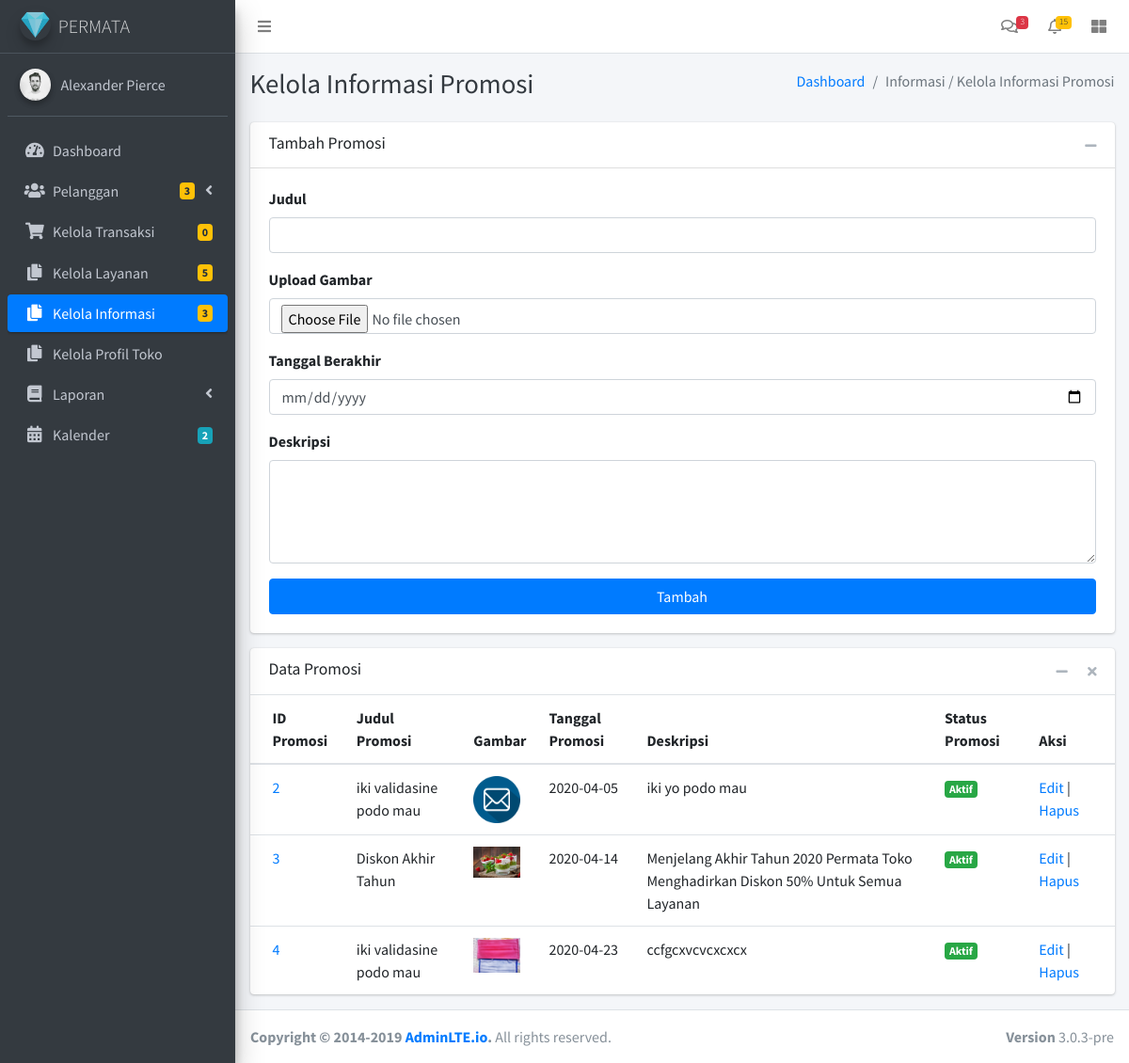
/admin_permata/project/views/info.php, run on the app's committed database.
### tables this page shows
CREATE TABLE `tb_promosi` (
  `id_info` int(11) NOT NULL,
  `judul_info` varchar(50) NOT NULL,
  `gambar_info` varchar(50) NOT NULL,
  `tgl_info` date NOT NULL,
  `tgl_akhir` date DEFAULT NULL,
  `deskripsi_info` varchar(200) NOT NULL,
  `status_info` enum('Aktif','Tidak Aktif') NOT NULL
);

### admin_permata/project/views/info.php (the view, shortened to what this page needs)
<?php
include_once "main.php";
?>
<aside class="main-sidebar sidebar-dark-primary elevation-4">
    <a href="dashboard_admin.php" class="brand-link">
        <img src="../../../image/icon/diamond.png" alt="AdminLTE Logo" class="brand-image img-circle elevation-3" style="opacity: .8">
        <span class="brand-text font-weight-light">PERMATA</span>
    </a>
    <div class="sidebar">
        <div class="user-panel mt-3 pb-3 mb-3 d-flex">
            <div class="image">
                <img src="../../../image/user1-128x128.jpg" class="img-circle elevation-2" alt="User Image">
            </div>
            <div class="info">
                <a href="#" class="d-block">Alexander Pierce</a>
            </div>
        </div>
        <nav class="mt-2">
            <ul class="nav nav-pills nav-sidebar flex-column" data-widget="treeview" role="menu" data-accordion="false">
                <li class="nav-item">
                    <a href="dashboard_admin.php" class="nav-link">
                        <i class="nav-icon fas fa-tachometer-alt"></i>
                        <p>
                            Dashboard
                        </p>
                    </a>
                </li>
                <li class="nav-item has-treeview">
                    <a href="#" class="nav-link">
                        <i class="nav-icon fas fa-users"></i>
                        <p>
                            Pelanggan
                            <i class="fas fa-angle-left right"></i>
                            <?php
                            $varCountTotalUser = "SELECT COUNT(id_pengguna) as jml FROM tb_pengguna";
                            $varQueryTotalUser = mysqli_query($conn, $varCountTotalUser);
                            while ($dataTotalUser = mysqli_fetch_array($varQueryTotalUser)) {
                            ?>
                                <span class="badge badge-warning right"><?= $dataTotalUser['jml']; ?></span>
                            <?php } ?>
                        </p>
                    </a>
                </li>
                <li class="nav-item">
                    <a href="transaction.php" class="nav-link">
                        <i class="nav-icon fas fa-shopping-cart"></i>
                        <p>
                            Kelola Transaksi
                            <?php
                            $varCountTotalTrans = "SELECT COUNT(id_transaksi) as jml FROM tb_transaksi";
                            $varQueryTotalTrans = mysqli_query($conn, $varCountTotalTrans);
                            while ($dataTotalTrans = mysqli_fetch_array($varQueryTotalTrans)) {
                            ?>
                                <span class="badge badge-warning right"><?= $dataTotalTrans['jml']; ?></span>
                            <?php } ?>
                        </p>
                    </a>
                </li>
                <li class="nav-item">
                    <a href="catalog.php" class="nav-link">
                        <i class="nav-icon fas fa-copy"></i>
                        <p>
                            Kelola Layanan
                            <?php
                            $varCountTotalCat = "SELECT COUNT(id_layanan) as jml FROM tb_layanan";
                            $varQueryTotalCat = mysqli_query($conn, $varCountTotalCat);
                            while ($dataTotalCat = mysqli_fetch_array($varQueryTotalCat)) {
                            ?>
                                <span class="badge badge-warning right"><?= $dataTotalCat['jml']; ?></span>
                            <?php } ?>
                        </p>
                    </a>
                </li>
                <li class="nav-item">
                    <a href="info.php" class="nav-link active">
                        <i class="nav-icon fas fa-copy"></i>
                        <p>
                            Kelola Informasi
                            <?php
                            $varCountTotalProm = "SELECT COUNT(id_info) as jml FROM tb_promosi";
                            $varQueryTotalProm = mysqli_query($conn, $varCountTotalProm);
                            while ($dataTotalProm = mysqli_fetch_array($varQueryTotalProm)) {
                            ?>
                                <span class="badge badge-warning right"><?= $dataTotalProm['jml']; ?></span>
                            <?php } ?>
                        </p>
                    </a>
                </li>
                <li class="nav-item">
                    <a href="profil.php" class="nav-link">
                        <i class="nav-icon fas fa-copy"></i>
                        <p>
                            Kelola Profil Toko
                        </p>
                    </a>
                </li>
                <li class="nav-item has-treeview">
                    <a href="#" class="nav-link">
                        <i class="nav-icon fas fa-book"></i>
                        <p>
                            Laporan
                            <i class="right fas fa-angle-left"></i>
                        </p>
                    </a>
                </li>
                <li class="nav-item">
                    <a href="calendar.php" class="nav-link">
                        <i class="nav-icon fas fa-calendar-alt"></i>
                        <p>
                            Kalender
                            <span class="badge badge-info right">2</span>
                        </p>
                    </a>
                </li>
            </ul>
        </nav>
    </div>
</aside>
<div class="content-wrapper">
    <div class="content-header">
        <div class="container-fluid">
            <div class="row mb-2">
                <div class="col-sm-6">
                    <h1 class="m-0 text-dark">Kelola Informasi Promosi</h1>
                </div>
                <div class="col-sm-6">
                    <ol class="breadcrumb float-sm-right">
                        <li class="breadcrumb-item"><a href="dashboard_admin.php">Dashboard</a></li>
                        <li class="breadcrumb-item active">Informasi / Kelola Informasi Promosi</li>
                    </ol>
                </div>
            </div>
        </div>
    </div>
    <section class="content">
        <div class="container-fluid">
            <div class="row">
                <div class="col-md-12">
                    <div class="card">
                        <div class="card-header">
                            <h3 class="card-title">Tambah Promosi</h3>
                            <div class="card-tools">
                                <button type="button" class="btn btn-tool" data-card-widget="collapse" data-toggle="tooltip" title="Collapse">
                                    <i class="fas fa-minus"></i></button>
                            </div>
                        </div>
                        <div class="card-body">
                            <form action="../process/info-add.php" method="post" enctype="multipart/form-data">
                                <div class="form-group">
                                    <label for="judul_info">Judul</label>
                                    <input type="text" id="judul_info" name="judul_info" minlength="10" maxlength="50" class="form-control" required>
                                </div>
                                <div class="form-group">
                                    <label class="control-label" for="gambar_info">Upload Gambar</label>
                                    <input type="file" name="gambar_info" maxlength="50" class="form-control" id="gambar_info" required="" accept=".jpg,.png">
                                </div>
                                <div class="form-group">
                                    <label for="tgl_akhir">Tanggal Berakhir</label>
                                    <input type="date" id="tgl_akhir" name="tgl_akhir" class="form-control" required>
                                </div>
                                <div class="form-group">
                                    <label for="desc_info">Deskripsi</label>
                                    <textarea id="desc_info" name="desc_info" class="form-control" minlength="10" maxlength="200" rows="4" required></textarea>
                                </div>
                                <button type="submit" name="tambah" class="btn btn-primary btn-block">Tambah</button>
                            </form>
                        </div>
                    </div>
                </div>
            </div>
            <div class="row">
                <div class="col-md-12">
                    <div class="card">
                        <div class="card-header border-transparent">
                            <h3 class="card-title">Data Promosi</h3>
                            <div class="card-tools">
                                <button type="button" class="btn btn-tool" data-card-widget="collapse">
                                    <i class="fas fa-minus"></i>
                                </button>
                                <button type="button" class="btn btn-tool" data-card-widget="remove">
                                    <i class="fas fa-times"></i>
                                </button>
                            </div>
                        </div>
                        <div class="card-body p-0">
                            <div class="table-responsive">
                                <table class="table m-0">
                                    <thead>
                                        <tr>
                                            <th>ID Promosi</th>
                                            <th>Judul Promosi</th>
                                            <th>Gambar</th>
                                            <th>Tanggal Promosi</th>
                                            <th>Deskripsi</th>
                                            <th>Status Promosi</th>
                                            <th>Aksi</th>
                                        </tr>
                                    </thead>
                                    <tbody>
                                        <?php
                                        $varProm = "SELECT id_info, judul_info, gambar_info, tgl_info, deskripsi_info, status_info
                                        FROM tb_promosi";
                                        $varQueryProm = mysqli_query($conn, $varProm);
                                        $varCountProm = mysqli_num_rows($varQueryProm);
                                        if ($varCountProm > 0) {
                                            while ($dataProm = mysqli_fetch_array($varQueryProm)) {
                                        ?>
                                                <tr>
                                                    <td><a href="#"><?= $dataProm['id_info']; ?></a></td>
                                                    <td><?= $dataProm['judul_info']; ?></td>
                                                    <td><img src="../../../image/info/<?= $dataProm['gambar_info']; ?>" width="50"></td>
                                                    <td><?= $dataProm['tgl_info']; ?></td>
                                                    <td><?= $dataProm['deskripsi_info']; ?></td>
                                                    <?php
                                                    if ($dataProm['status_info'] == 'Aktif') { ?>
                                                        <td><span class="badge badge-success"><?= $dataProm['status_info']; ?></span></td>
                                                    <?php
                                                    } else { ?>
                                                        <td><span class="badge badge-danger"><?= $dataProm['status_info']; ?></span></td>
                                                    <?php
                                                    }
                                                    ?>
                                                    <td><a href="#">Edit</a> | <a href="../process/info-delete.php?id_info=<?= $dataProm['id_info']; ?>">Hapus</a></td>
                                                </tr>
                                            <?php
                                            }
                                        } ?>
                                    </tbody>
                                </table>
                            </div>
                        </div>
                    </div>
                </div>
            </div>
    </section>
</div>
<footer class="main-footer">
    <strong>Copyright &copy; 2014-2019 <a href="http://adminlte.io">AdminLTE.io</a>.</strong>
    All rights reserved.
    <div class="float-right d-none d-sm-inline-block">
        <b>Version</b> 3.0.3-pre
    </div>
</footer>
</div>
<?php
include_once "footer.php";
?>

### data on the page
tb_promosi: id_info "2", judul_info "iki validasine podo mau", gambar_info (picture), tgl_info "2020-04-05", deskripsi_info "iki yo podo mau", status_info "Aktif"
tb_promosi: id_info "3", judul_info "Diskon Akhir Tahun", gambar_info (picture), tgl_info "2020-04-14", deskripsi_info "Menjelang Akhir Tahun 2020 Permata Toko Menghadirkan Diskon 50% Untuk Semua Layanan", status_info "Aktif"
tb_promosi: id_info "4", judul_info "iki validasine podo mau", gambar_info (picture), tgl_info "2020-04-23", deskripsi_info "ccfgcxvcvcxcxcx", status_info "Aktif"

### other printed values
$dataTotalUser['jml'] "3"
$dataTotalTrans['jml'] "0"
$dataTotalCat['jml'] "5"
$dataTotalProm['jml'] "3"
